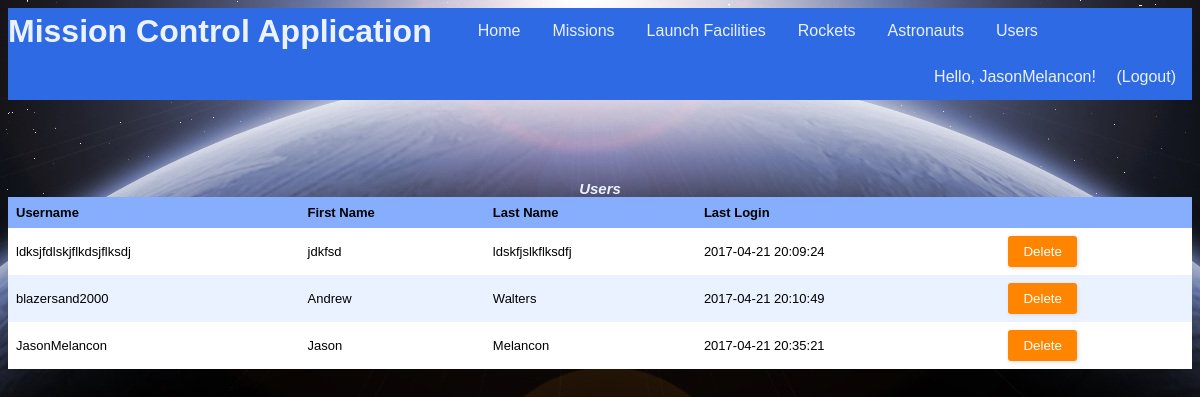
/users (signed in), run on an earlier commit of the app's database.
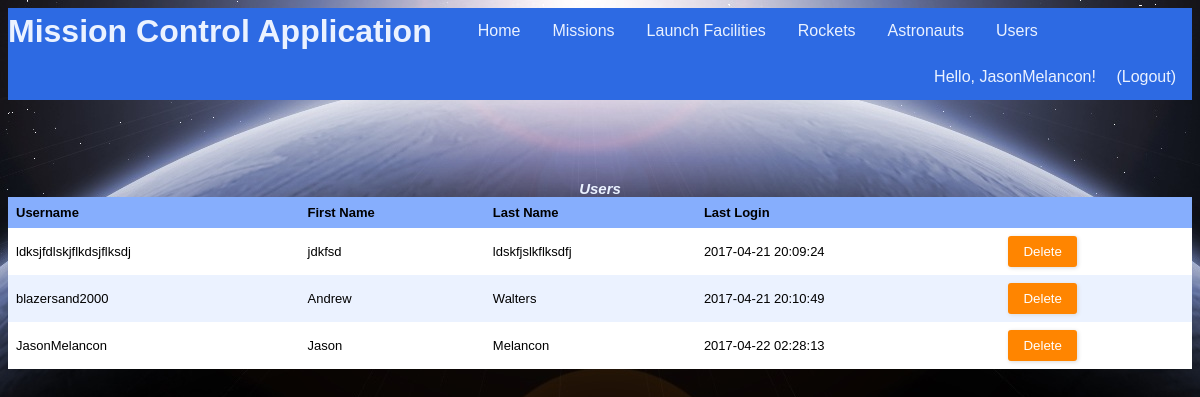
And on a later commit of the database.
### tables this page shows
CREATE TABLE "Users" (
	`uid`	INTEGER NOT NULL PRIMARY KEY AUTOINCREMENT,
	`firstName`	TEXT NOT NULL,
	`lastName`	TEXT NOT NULL,
	`username`	TEXT NOT NULL UNIQUE,
	`password`	TEXT NOT NULL,
	`regTime`	TEXT NOT NULL,
	`lastLoginTime`	TEXT,
	`pid`	INTEGER NOT NULL
);

### app.py (the view)
@app.route("/users")
@login_required
def showUsers():
    conn = sqlite3.connect(dbPath)
    conn.row_factory = sqlite3.Row
    c = conn.cursor()
    c.execute("SELECT U.uid, 0 AS cannotDelete, U.username, U.firstName, U.lastName, U.lastLoginTime FROM Users U, Permissions P WHERE U.pid = P.pid;")
    results = c.fetchall()
    conn.commit()
    conn.close()
    return render_template("users.html", headers=("Username","First Name","Last Name","Last Login"), rows=results)

### app.py (called while the page is built)
@login_manager.user_loader
def load_user(username):
    userRecord = DBgetUser(username)
    if userRecord:
        return User(userRecord["username"], userRecord["password"], True)
    return None

def DBgetUser(username):
    conn = sqlite3.connect(dbPath)
    conn.row_factory = sqlite3.Row
    c = conn.cursor()
    c.execute("SELECT * from Users WHERE username = ?", (username,))
    userRecord = c.fetchone()
    conn.close()
    return userRecord

### templates/users.html (shortened to what this page needs)
{% extends "main_template.html" %}
{% from 'macros.html' import GenerateTable %}
{% block body %}
<div align="center">
    {{ GenerateTable('Users', headers, rows, 'uid') }}
</div>
{% endblock %}

### templates/main_template.html (shortened to what this page needs)
<!DOCTYPE html>
<html>
	<head>
		<link rel="stylesheet" type= "text/css" href="{{ url_for('static', filename='styles.css') }}">
	</head>
	<body>
		<header>
			<ul class="nav">
				<h1 class="nav">Mission Control Application</h1>
				<li class="nav"><a class="nav" href="{{ url_for('index') }}">Home</a></li>
				{% if current_user.is_authenticated %}
				<li class="nav"><a class="nav" href="{{ url_for('showMissions') }}">Missions</a></li>
				<li class="nav"><a class="nav" href="{{ url_for('showFacilities') }}">Launch Facilities</a></li>
				<li class="nav"><a class="nav" href="{{ url_for('showRockets') }}">Rockets</a></li>
				<li class="nav"><a class="nav" href="{{ url_for('showAstronauts') }}">Astronauts</a></li>
				<li class="nav"><a class="nav" href="{{ url_for('showUsers') }}">Users</a></li>
				{% endif %}
				<div class="user-greeting">
					{% if current_user.is_authenticated %}
  						Hello, {{ current_user.id }}!    <a class="nav" href="{{ url_for('showLogout') }}">(Logout)</a>
					{% else %}
						Hello, guest!    <a class="nav" href="{{ url_for('showLogin') }}">Login</a><a class="nav" href="{{ url_for('showSignup') }}">Sign Up</a>
					{% endif %}
				</div>
			</ul>
		</header>
		{% block body %}{% endblock %}
	</body>
</html>

### templates/macros.html (shortened to what this page needs)
{% macro GenerateTable(title, headers, rows, keyName) %}
	{% if rows %}
		<table>
			<caption>
				{{title}}
			</caption>
			<tr>
				{% for header in headers %}
				<th>{{header}}</th>
				{% endfor %}
				<th/>
			</tr>
			{% for row in rows %}
			<tr id ="{{row[keyName]}}">
				{% for value in row %}
					{% if loop.index0 > 1 %}
						<td>
							{% if title == "Astronauts" %}
								<a href="{{ url_for('showAstronautInfo', aid = row[keyName]) }}">{{value|safe}}</a>
							{% else %}
								{{value|safe}}
							{% endif %}
						</td>
					{% endif %}
				{% endfor %}
				{% if row[1] == 1 %}
					{% set disabled = 'disabled' %}
				{% else %}
					{% set disabled = '' %}
				{% endif %}
				<td>
					<div class="form-style-2" style="width:70px; padding: 0px 0px 0px 0px;">
						<form method="post">
							<input type="submit" value="Delete" name="delete.{{ row[0] }}" {{disabled}}/>
						</form>
					</div>
				</td>
			</tr>
			{% endfor %}
		</table>
	{% else %}
		No records found!
	{% endif %}
{% endmacro %}

### static/styles.css (style rules this page uses)
:root { --light-blue: #EBF2FF; --medium-blue: #86AEFD; --dark-blue: #2D6AE3; }
header { margin-bottom: 80px; }
ul.nav { list-style-type: none; text-align: center; display: block; margin: 0; padding: 0; overflow: hidden; background-color: var(--dark-blue); }
li.nav { float: left; }
a.nav { display: inline-block; color: var(--light-blue); text-align: center; padding: 14px 16px; text-decoration: none; font-family: "Trebuchet MS", Helvetica, sans-serif; }
h1.nav { float: left; margin: 0; padding: 5px 30px 0px 0px; font-family: "Trebuchet MS", Helvetica, sans-serif; color: var(--light-blue); vertical-align: bottom; }
.user-greeting { float: right; list-style-type: none; text-align: center; margin: 0; overflow: hidden; background-color: var(--dark-blue); text-align: center; vertical-align: center; text-decoration: none; font-family: "Trebuchet MS", Helvetica, sans-serif; color: var(--light-blue); }
table { border-collapse: collapse; width: 100%; table-layout: auto; }
th, td { text-align: left; padding: 8px; font: 13px Arial, Helvetica, sans-serif; }
caption { font: 13px Arial, Helvetica, sans-serif; font-weight: bold; font-style: italic; font-size: 15px; color: var(--light-blue); }
tr { background-color: var(--light-blue) }
tr:nth-child(even) { background-color: white }
th { background-color: var(--medium-blue); font-weight: bold; }
.form-style-2 { width: 480px; max-width: 650px; padding: 20px 12px 10px 20px; font: 13px Arial, Helvetica, sans-serif; color: var(--light-blue); }
.form-style-2 input[type=submit], .form-style-2 input[type=button] { border: none; padding: 8px 15px 8px 15px; background: #FF8500; color: #fff; box-shadow: 1px 1px 4px #DADADA; -moz-box-shadow: 1px 1px 4px #DADADA; -webkit-box-shadow: 1px 1px 4px #DADADA; border-radius: 3px; -webkit-border-radius: 3px; -moz-border-radius: 3px; }

What changed in the data, as far as the page shows it:
changed Users "JasonMelancon": lastLoginTime "2017-04-21 20:35:21" → "2017-04-22 02:28:13"
